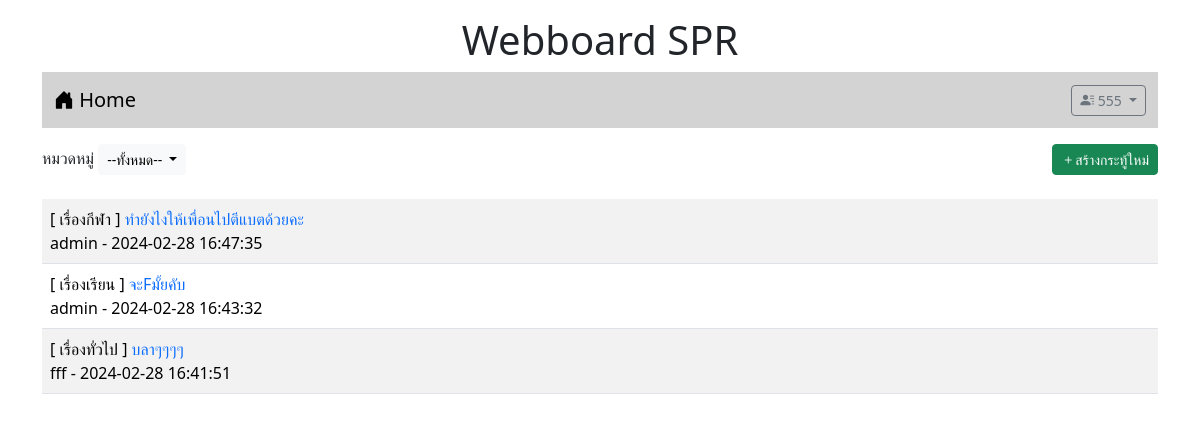
The app's page /index.php (signed in) with its own data.
### tables this page shows
CREATE TABLE `post` (
  `id` int(11) NOT NULL,
  `title` varchar(128) NOT NULL,
  `content` varchar(2048) NOT NULL,
  `post_date` datetime NOT NULL,
  `cat_id` int(11) NOT NULL,
  `user_id` int(11) NOT NULL
);

CREATE TABLE `category` (
  `id` int(11) NOT NULL,
  `name` varchar(32) NOT NULL
);

CREATE TABLE `user` (
  `id` int(11) NOT NULL,
  `login` varchar(32) NOT NULL,
  `password` varchar(64) NOT NULL,
  `name` varchar(64) NOT NULL,
  `gender` char(1) NOT NULL,
  `email` varchar(32) NOT NULL,
  `role` char(1) NOT NULL
);

### index.php (the view, shortened to what this page needs)
<!DOCTYPE html>
<html lang="en">
<head>
    <link rel="stylesheet" href="bootstrap-5.3.2-dist/css/bootstrap.min.css">
    <link rel="stylesheet" href="https://cdn.jsdelivr.net/npm/bootstrap-icons@1.11.3/font/bootstrap-icons.min.css">
</head>
<body>
    <div class="container-lg">
    <h1 style="text-align: center;" class="mt-3">Webboard SPR</h1>
    <?php include"nav.php" ?>
    <div class="mt-3 d-flex justify-content-between">
        <div>
            <label>หมวดหมู่</label>
            <span class="dropdown">
                <button class="btn btn-light btn-sm dropdown-toggle" type="button" data-bs-toggle="dropdown" aria-expanded="false">
                    --ทั้งหมด--
                </button>
            </span>
        </div>
        <?php if(isset($_SESSION['id'])){ ?>
        <div><a href="newpost.php" class="btn btn-success btn-sm">
            <i class="bi bi-plus"></i>สร้างกระทู้ใหม่</a>
        </div>
        <?php } ?>
    </div>
    <table class="table table-striped mt-4">
        <?php
            $conn=new PDO("mysql:host=localhost;dbname=webboard;charset=utf8","root","");
            $sql="SELECT t3.name,t1.title,t1.id,t2.login,t1.post_date FROM post as t1
            INNER JOIN user as t2 ON (t1.user_id = t2.id)
            INNER JOIN category as t3 ON (t1.cat_id = t3.id) ORDER BY t1.post_date DESC";
            $result=$conn->query($sql);
            while($row = $result->fetch()){
                echo "<tr><td>[ $row[0] ] <a href=post.php?id=$row[2]
                style=text-decoration:none>$row[1]</a><br>$row[3] - $row[4]</td></tr>";
            }
        ?>
    </table>
    </div>
</body>
</html>

### records on screen
post: category.name "เรื่องกีฬา", title "ทำยังไงให้เพื่อนไปตีแบตด้วยคะ", user.login "admin", post_date "2024-02-28 16:47:35"
post: category.name "เรื่องเรียน", title "จะFมั้ยคับ", user.login "admin", post_date "2024-02-28 16:43:32"
post: category.name "เรื่องทั่วไป", title "บลาๆๆๆๆ", user.login "fff", post_date "2024-02-28 16:41:51"

### other values on screen
$_SESSION['username'] "555"
